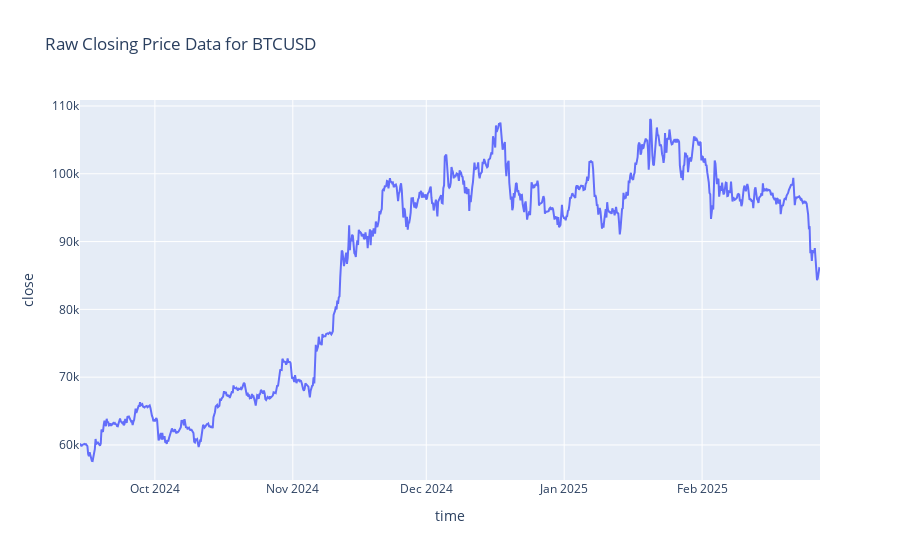

Notebook code for this chart:
### Code cell
# Plot Raw Data
fig = px.line(df, x=df.index, y="close", title=f"Raw Closing Price Data for {SYMBOL}")
fig.show()

### Figure 1 — Plotly figure (JSON) as saved in the notebook; plotly's stock layout.template omitted (floating-point values rounded to 4 significant figures; data arrays with more than 128 entries replaced by an {"elided": "..."} marker saying what was removed)
{"data": [{"hovertemplate": "time=%{x}<br>close=%{y}<extra></extra>", "legendgroup": "", "line": {"color": "#636efa", "dash": "solid"}, "marker": {"symbol": "circle"}, "mode": "lines", "name": "", "orientation": "v", "showlegend": false, "type": "scatter", "x": {"elided": "999 str values"}, "xaxis": "x", "y": {"elided": "999 float values"}, "yaxis": "y"}], "layout": {"legend": {"tracegroupgap": 0}, "title": {"text": "Raw Closing Price Data for BTCUSD"}, "xaxis": {"anchor": "y", "domain": [0, 1], "title": {"text": "time"}}, "yaxis": {"anchor": "x", "domain": [0, 1], "title": {"text": "close"}}}}
